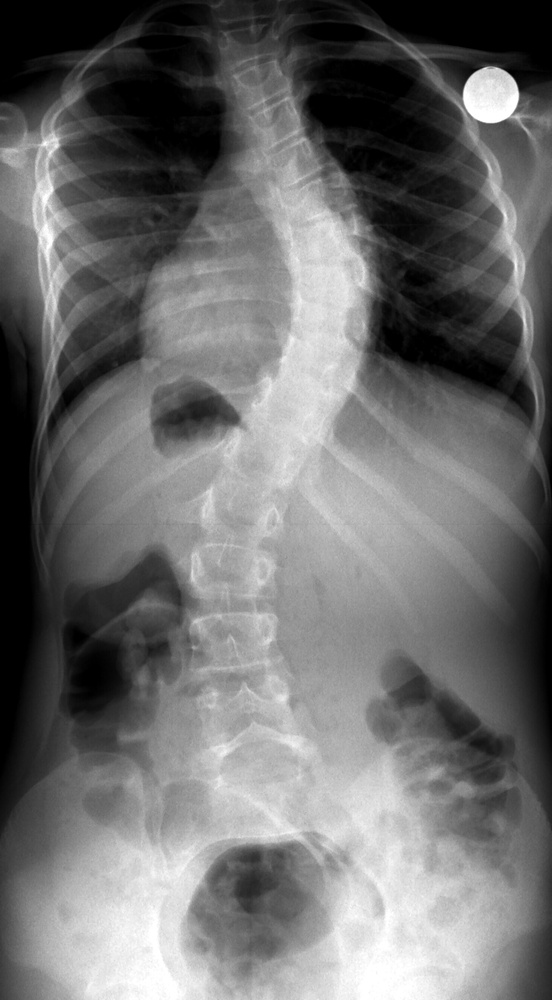
#> input picture ex4.jpg, 552 x 1000 px, shrunk from 758 x 1373 before the run
$ python pre_procanny_proy2.py
#> lines starting #> are read from the running program, lines starting #| are printed output that depends on the picture; after the words box and inside, x2 and y2 are one past the last pixel; in counts of white or black regions, pixels touching at a corner belong together
'''
FILLING AN IMAGE OF:
- FILLING AN IMAGE
- GRAY
- EROSION
- THRESHOLDING (146,196)
- GAUSSIAN BLUR
- CANNY
- PREWITT
- SKELETONIZE
'''

import scipy.ndimage.morphology as morp
import numpy as np
import cv2
import imutils
import matplotlib.pyplot as plt


def skeletonize(img):

    struct = np.array([[[[0, 0, 0], [0, 1, 0], [1, 1, 1]],
                        [[1, 1, 1], [0, 0, 0], [0, 0, 0]]],

                       [[[0, 0, 0], [1, 1, 0], [0, 1, 0]],
                        [[0, 1, 1], [0, 0, 1], [0, 0, 0]]],

                       [[[0, 0, 1], [0, 1, 1], [0, 0, 1]],
                           [[1, 0, 0], [1, 0, 0], [1, 0, 0]]],

                       [[[0, 0, 0], [0, 1, 1], [0, 1, 0]],
                           [[1, 1, 0], [1, 0, 0], [0, 0, 0]]],

                       [[[1, 1, 1], [0, 1, 0], [0, 0, 0]],
                           [[0, 0, 0], [0, 0, 0], [1, 1, 1]]],

                       [[[0, 1, 0], [0, 1, 1], [0, 0, 0]],
                           [[0, 0, 0], [1, 0, 0], [1, 1, 0]]],

                       [[[1, 0, 0], [1, 1, 0], [1, 0, 0]],
                           [[0, 0, 1], [0, 0, 1], [0, 0, 1]]],

                       [[[0, 1, 0], [1, 1, 0], [0, 0, 0]],
                           [[0, 0, 0], [0, 0, 1], [0, 1, 1]]]])

    img = img.copy()
    last = ()
    while np.any(img != last):
        last = img
        for s in struct:
            img = np.logical_and(img, np.logical_not(
                morp.binary_hit_or_miss(img, *s)))
    return img


img = cv2.imread('ex4.jpg')
#> img is the input picture: shape (1000, 552, 3); min 0, max 255, mean 110
dimensions = img.shape
#> dimensions = (1000, 552, 3)

# height, width, number of channels in image
height = img.shape[0]
#> height = 1000
width = img.shape[1]
#> width = 552
qua = int(width/10)
#> qua = 55
qua2=int(qua*3)
#> qua2 = 165
qua7 = int(qua*7)
#> qua7 = 385
img[0:height, 0:qua2] = [0]
img[0:height, qua7:width] = [0]


kernel = np.ones((5, 5), np.uint8)
gray = cv2.cvtColor(img, cv2.COLOR_BGR2GRAY)
erosion = cv2.erode(gray, kernel, iterations=2)
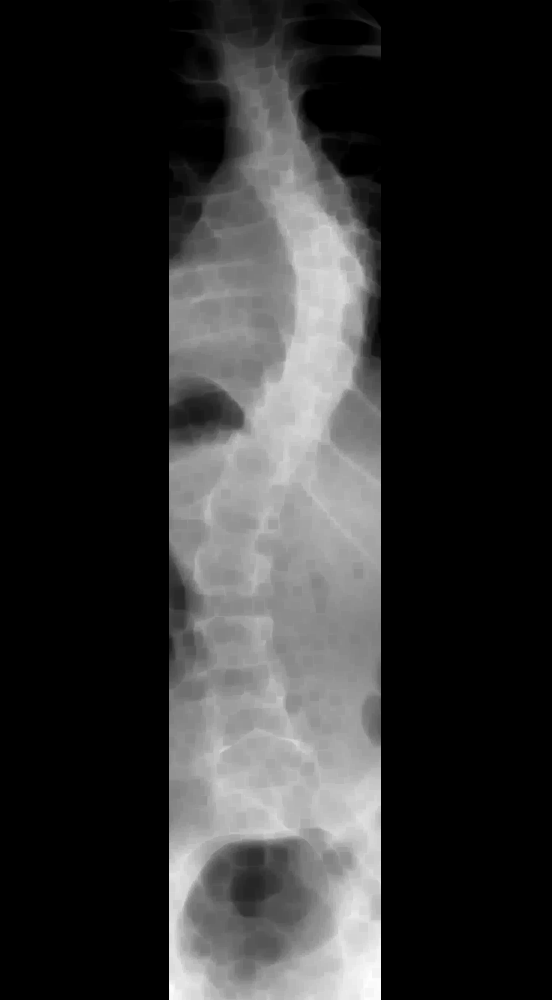
#> erosion: shape (1000, 552); min 0, max 254, mean 49
#prometedor pero no da para el ex5.jpg
#thresh = cv2.threshold(gray, 180, 46, cv2.THRESH_BINARY)[1]
#prometedor para ex5.jpg y ex1.jpg
#thresh = cv2.threshold(gray, 150, 200, cv2.THRESH_BINARY)[1]
thresh = cv2.threshold(gray, 180, 46, cv2.THRESH_BINARY)[1]
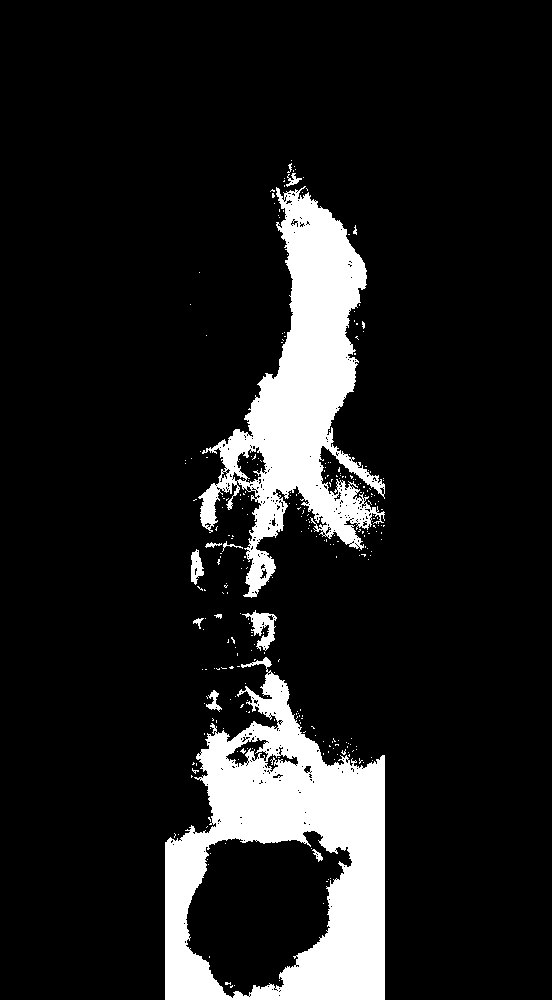
#> thresh: shape (1000, 552); values 0 (black) and 46 (white), 11.9% white; 291 white regions (278 under 20 px), largest, box (x1, y1, x2, y2) and area: (165, 657, 385, 1000) 35545, (198, 186, 385, 598) 28048, (242, 610, 277, 651) 589
img_gaussian = cv2.GaussianBlur(thresh, (3, 3), 0)
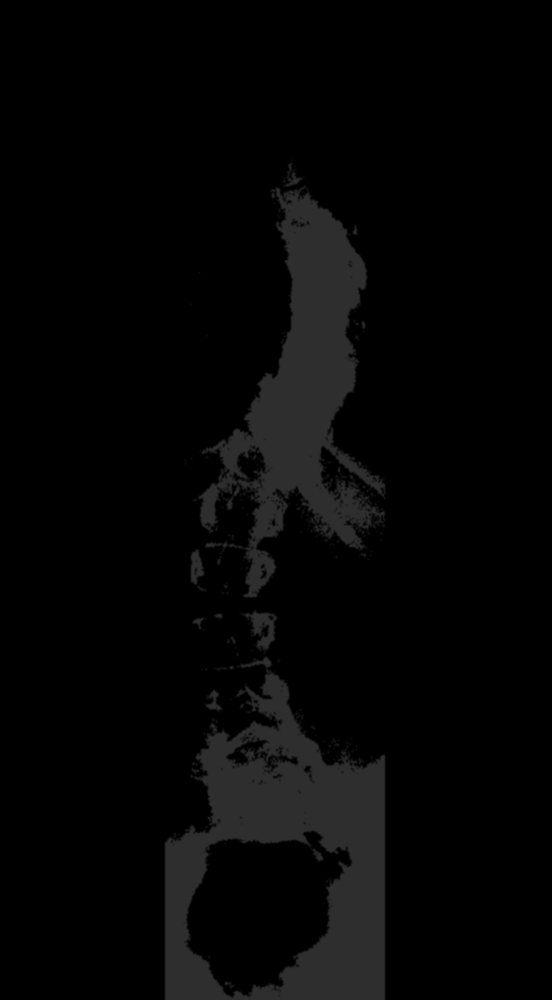
#> img_gaussian: shape (1000, 552); min 0, max 46, mean 5.5
img = cv2.Canny(img_gaussian, 50, 200)
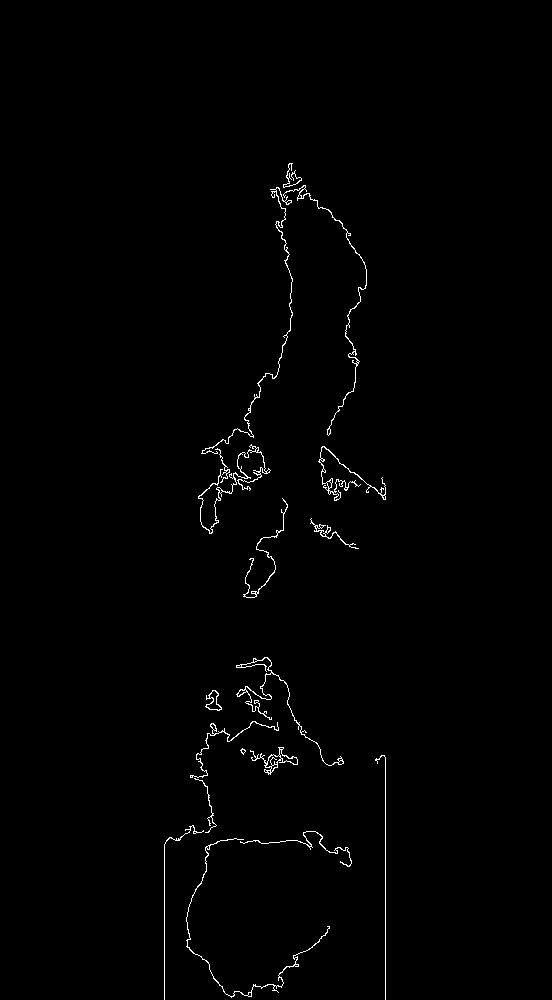
#> img: shape (1000, 552); 0.87% white in thin lines or dots, all inside (x1, y1, x2, y2) = (164, 163, 386, 1000)
kernelx = np.array([[1, 1, 1], [0, 0, 0], [-1, -1, -1]])
kernely = np.array([[-1, 0, 1], [-1, 0, 1], [-1, 0, 1]])
img_prewittx = cv2.filter2D(img, -1, kernelx)
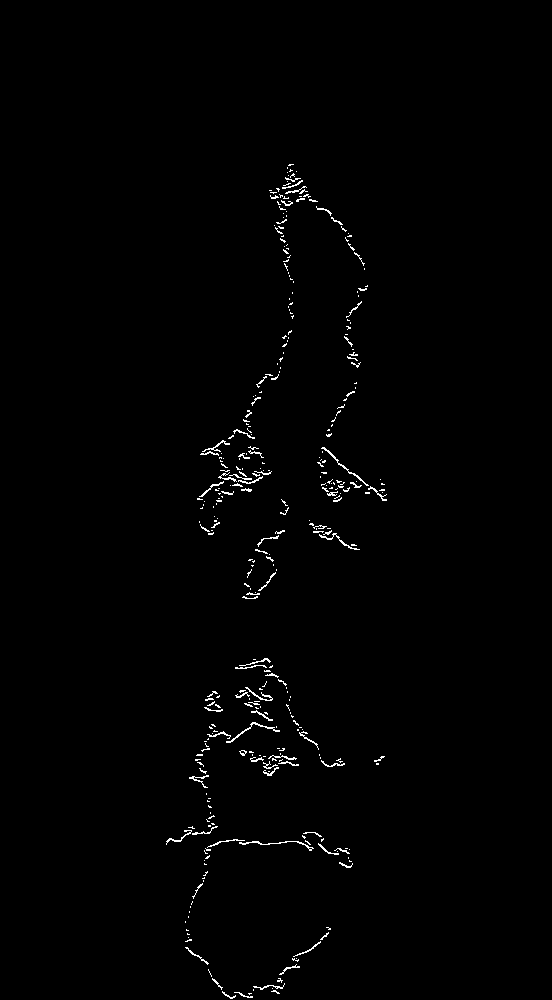
#> img_prewittx: shape (1000, 552); 0.88% white in thin lines or dots, all inside (x1, y1, x2, y2) = (166, 164, 387, 999)
img_prewitty = cv2.filter2D(img, -1, kernely)
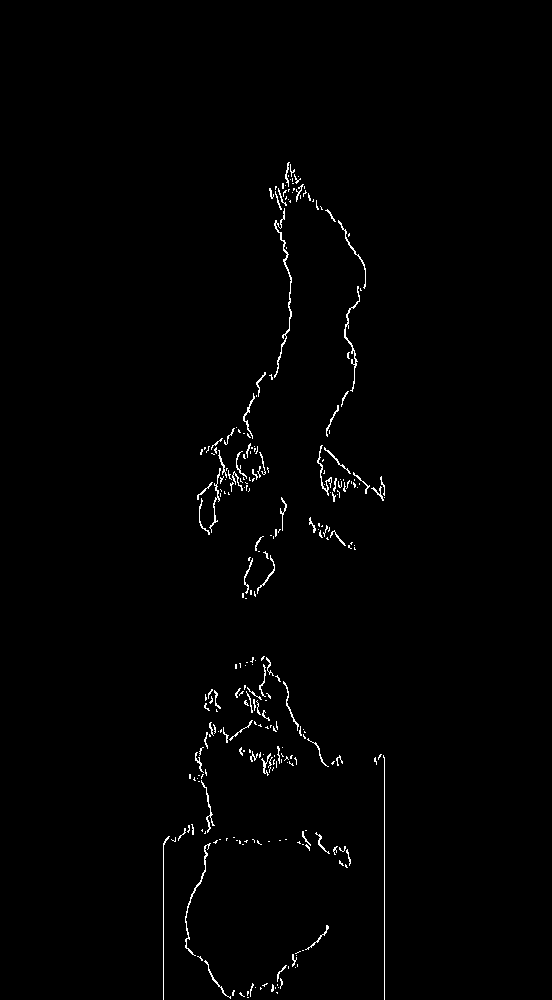
#> img_prewitty: shape (1000, 552); 1% white in thin lines or dots, all inside (x1, y1, x2, y2) = (163, 162, 385, 1000)


img = img_prewittx + img_prewitty

ret, img = cv2.threshold(img, 172, 255, 0)
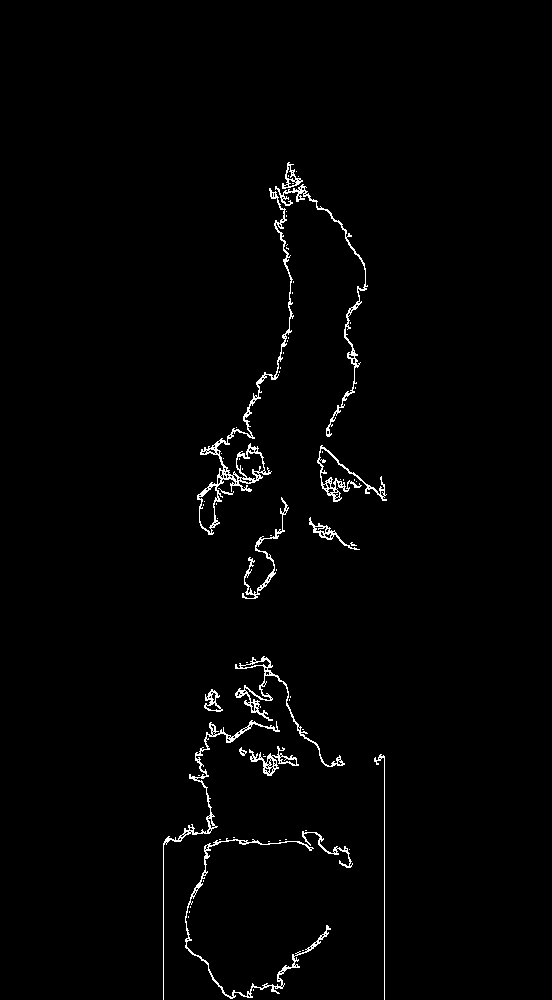
#> img: shape (1000, 552); 1.5% white in thin lines or dots, all inside (x1, y1, x2, y2) = (163, 162, 387, 1000)
#> (the run stopped early here; a loop or call above may not have finished)

$ run again, with ex1.jpg copied over ex4.jpg
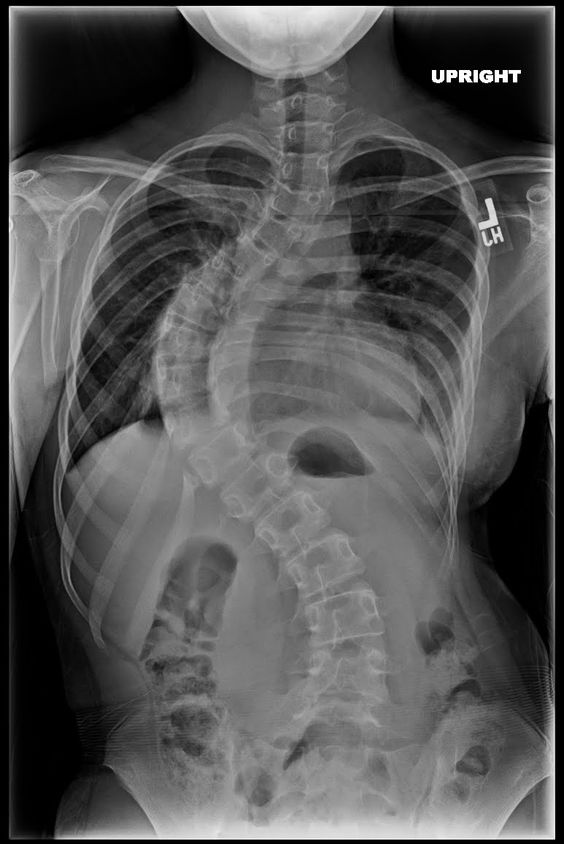
#> input picture ex1.jpg, 564 x 844 px
#> img is the input picture: shape (844, 564, 3); min 0, max 255, mean 84.7
#> `thresh = cv2.threshold(gray, 180, 46, cv2.THRESH_BINARY)[1]`:
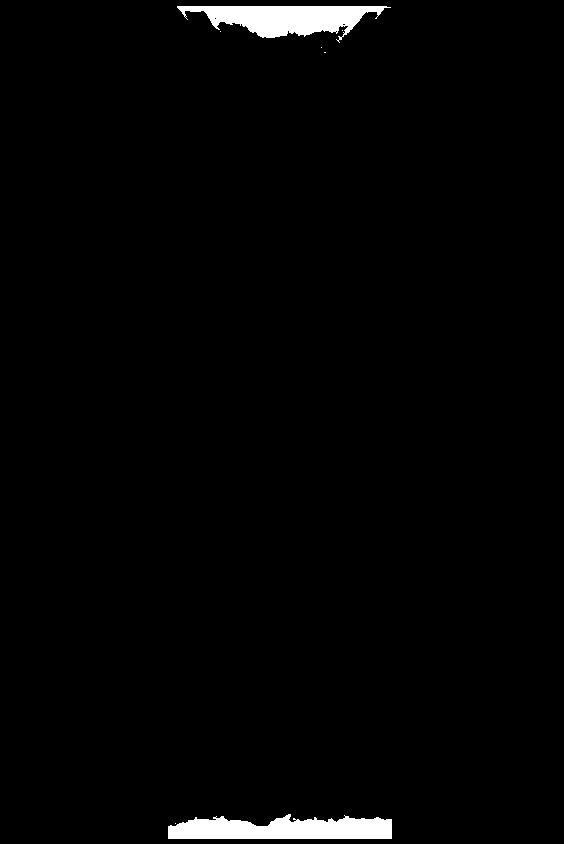
#> thresh: shape (844, 564); values 0 (black) and 46 (white), 1.8% white; 7 white regions (5 under 20 px), largest, box (x1, y1, x2, y2) and area: (168, 814, 392, 839) 4242, (177, 6, 391, 43) 4162
#> img_prewittx: shape (844, 564); 0.27% white in thin lines or dots, all inside (x1, y1, x2, y2) = (166, 6, 394, 841)
#> img_prewitty: shape (844, 564); 0.13% white in thin lines or dots, all inside (x1, y1, x2, y2) = (166, 4, 392, 841)
#> `ret, img = cv2.threshold(img, 172, 255, 0)`:
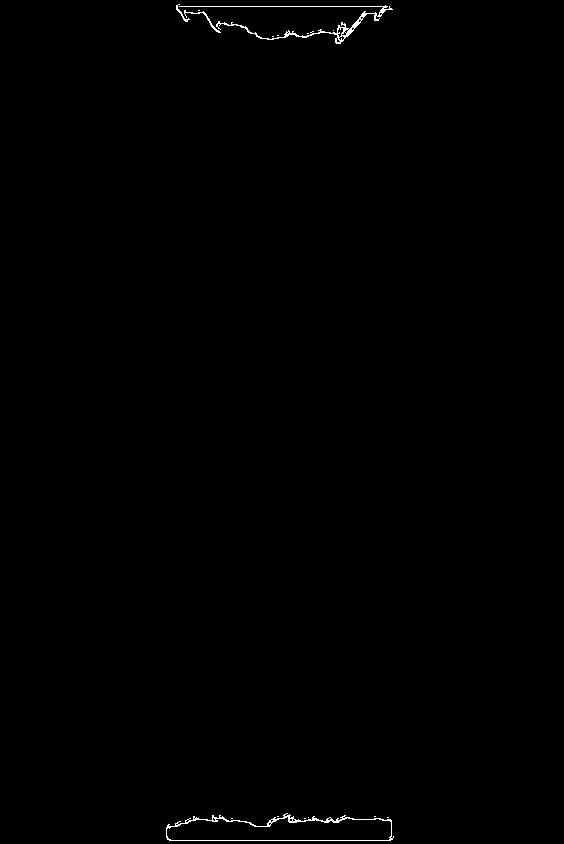
#> img: shape (844, 564); 0.36% white in thin lines or dots, all inside (x1, y1, x2, y2) = (166, 4, 394, 841)

$ run again, with ex0.jpg copied over ex4.jpg
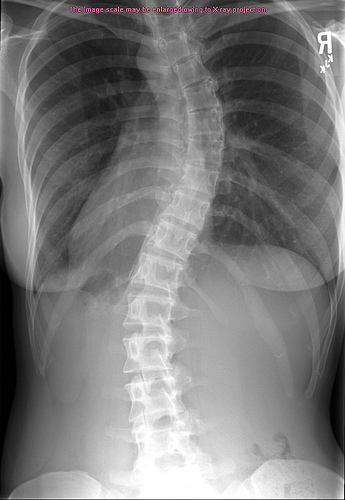
#> input picture ex0.jpg, 345 x 500 px
#> img is the input picture: shape (500, 345, 3); mean B, G, R 123.3, 123.2, 123.5
#> `thresh = cv2.threshold(gray, 180, 46, cv2.THRESH_BINARY)[1]`:
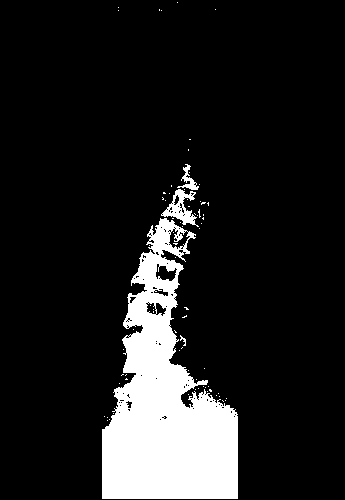
#> thresh: shape (500, 345); values 0 (black) and 46 (white), 12.5% white; 75 white regions (71 under 20 px), largest, box (x1, y1, x2, y2) and area: (102, 218, 238, 499) 20570, (161, 189, 199, 227) 553, (177, 164, 199, 190) 188, (180, 335, 186, 346) 27
#> img_prewittx: shape (500, 345); 1% white in thin lines or dots, all inside (x1, y1, x2, y2) = (100, 164, 240, 499)
#> img_prewitty: shape (500, 345); 1.1% white in thin lines or dots, all inside (x1, y1, x2, y2) = (100, 162, 238, 500)
#> `ret, img = cv2.threshold(img, 172, 255, 0)`:
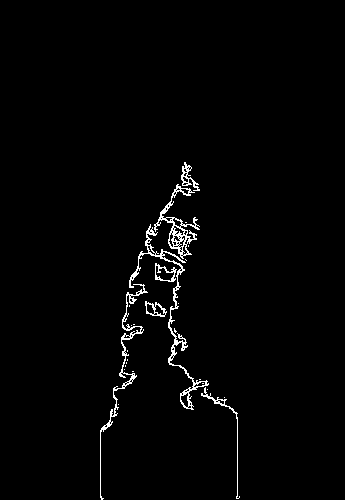
#> img: shape (500, 345); 1.8% white in thin lines or dots, all inside (x1, y1, x2, y2) = (100, 162, 240, 500)
